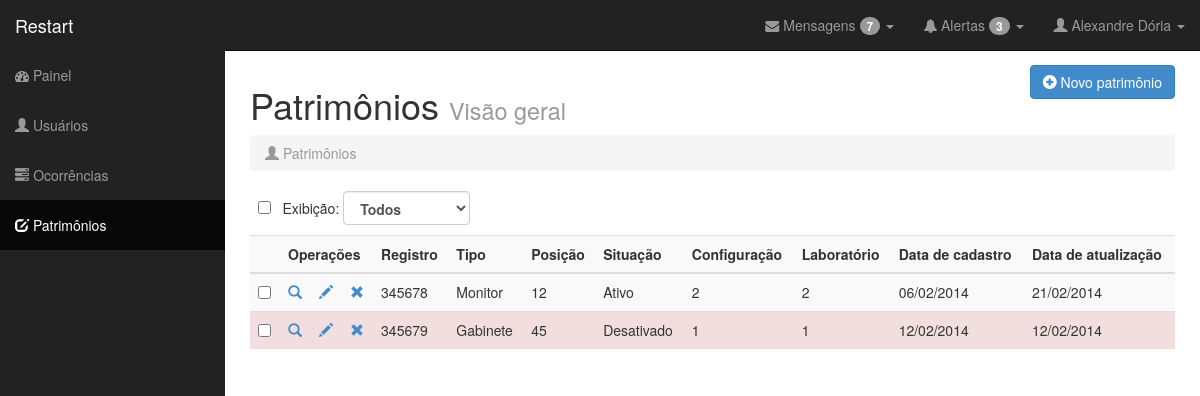
/patrimonios.php (signed in), run on the app's committed database.
### tables this page shows
CREATE TABLE IF NOT EXISTS `Patrimonio` (
  `num_patrimonio` INT NOT NULL AUTO_INCREMENT,
  `tipo` SMALLINT NOT NULL,
  `num_posicionamento` INT NOT NULL,
  `situacao` SMALLINT NOT NULL,
  `data_cadastro` DATE NOT NULL,
  `data_atualizacao` DATE NULL,
  `Laboratorio_id` INT NOT NULL,
  `Configuracao_id` INT NOT NULL,
  PRIMARY KEY (`num_patrimonio`),
  INDEX `fk_Patrimonio_Laboratorio1_idx` (`Laboratorio_id` ASC),
  INDEX `fk_Patrimonio_Configuracao1_idx` (`Configuracao_id` ASC),
  CONSTRAINT `fk_Patrimonio_Laboratorio1`
    FOREIGN KEY (`Laboratorio_id`)
    REFERENCES `Laboratorio` (`id`)
    ON DELETE NO ACTION
    ON UPDATE NO ACTION,
  CONSTRAINT `fk_Patrimonio_Configuracao1`
    FOREIGN KEY (`Configuracao_id`)
    REFERENCES `Configuracao` (`id`)
    ON DELETE NO ACTION
    ON UPDATE NO ACTION);

### classes/db.class.php (called while the page is built)
<?php
	class DB{
		var $serverDB	= 'localhost';
		var $tabelaDB	= 'restart';
		var $userDB		= 'root';
		var $senhaDB	= '';
		function conectaDB(){
			$db = new mysqli($this->serverDB, $this->userDB, $this->senhaDB, $this->tabelaDB);
			if ($db->connect_errno) {
				return false;
				die($db->connect_error);
			}
			else {
				$db->set_charset("utf8");
				return $db;
			}
		}
	}
?>

### classes/patrimonio.class.php (called while the page is built, shortened)
<?php
require_once 'db.class.php';
class Patrimonio extends DB {
	private $db;
	public function __construct(){
		$this->db = parent::conectaDB();
	}
	public function listarPatrimonios() {
		if ($result	= $this->db->query("SELECT * FROM patrimonio ORDER BY 'num_patrimonio'")) {
			if ($result->num_rows) {
				$rows				= $result->fetch_all(MYSQLI_ASSOC);
				$count				= $this->db->query("SELECT COUNT(num_patrimonio) FROM Patrimonio");
				return $rows;
			}
			else return 'Nenhum Configuracao foi encontrado.';
		}
		else return ($this->db->error);
	}
}

### patrimonios.php (the view, shortened to what this page needs)
<?php
  $pageTitle  = "Patrimônios &middot; Visão Geral";
  include 'nucleo/cabecario.php';
  include 'classes/patrimonio.class.php';
?>
      <?php
        include("nucleo/barraLateral.php");
      ?>
      <div id="page-wrapper">
       <div class="row">
           <div class="col-lg-6">
              <h1>Patrimônios <small>Visão geral</small></h1>
            </div>
            <div class="col-lg-6" align="right">
              <a href="cadPatrimonio.php"><button type="button" class="btn btn-primary"><i class="glyphicon glyphicon-plus-sign"></i> Novo patrimônio</button></a>
            </div>
       </div>
        <div class="row">
          <div class="col-lg-12">
            <ol class="breadcrumb">
               <li class="active"><i class="glyphicon glyphicon-user"></i> Patrimônios</li>
            </ol>
          </div>
        </div>
       <div class="row">
          <div class="col-lg-12">
            <table>
              <tr>
                <td>
                  &nbsp;&nbsp;<input type='checkbox' id="toggle" onClick="toggle(this)">&nbsp;&nbsp;&nbsp;Exibição:&nbsp;
                </td>
                <td>
                  <select style="font-weight:bold"  class="form-control">
                    <option value="todos">Todos</option>
                  </select>
                </td>
                <td>
                </td>
              </tr>
            </table>
            <div class="table-responsive">
              <table id="" class="table table-striped table-hover">
                <p>
                <tr>
                  <th></th>
                  <th colspan="3">Operações</th>
                  <th>Registro</th>
                  <th>Tipo</th>
                  <th>Posição</th>
                  <th>Situação</th>
                  <th>Configuração</th>
                  <th>Laboratório</th>
                  <th>Data de cadastro</th>
                  <th>Data de atualização</th>
                </tr>
                <tbody>
                  <?php
                    $listaPatrimonio    = new Patrimonio;
                    $result     = $listaPatrimonio->listarPatrimonios();
                    if (is_array($result)) {
                      foreach ($result as $row) {
                        if ($row['tipo'] == 1){
                          $tipo = "Monitor";
                        } if ( $row['tipo'] == 2){
                          $tipo = "Gabinete";
                        }
                        if ($row['situacao'] == '1'){
                          $situacao = "Ativo";
                        } if ( $row['situacao'] == '2'){
                          $situacao = "Desativado";
                        }
                        if($row['situacao'] == 2){echo "<tr id='fooTr'class='danger'>";} else echo "<tr id='fooTr'>";
                        echo "
                            <td ><input type='checkbox'   name='foo' value='".$row['num_patrimonio']."'></td>
                            <td>
                              <a title='Ver patrimônio' data-toggle='modal' data-id='".$row['num_patrimonio']."' href='#modal_verPatrimonio' class='abre-verModal'>
                                 <i class='glyphicon glyphicon-search'></i>
                               </a>
                            </td>
                            <td>
                              <a title='Editar patrimônio' data-toggle='modal' data-id='".$row['num_patrimonio']."' href='#modal_editPatrimonio' class='abre-editarModal'>
                                 <i class='glyphicon glyphicon-pencil'></i>
                               </a>
                            </td>
                            <td>
                              <a title='Excluir patrimônio' data-toggle='modal' data-id='".$row['num_patrimonio']."' href='#modal_excPatrimonio' class='abre-excluirModal'>
                                 <i class='glyphicon glyphicon-remove'></i>
                               </a>
                            </td>
                            <td>" . $row['num_patrimonio'] . "</td>
                            <td>" . $tipo . "</td>
                            <td>" . $row['num_posicionamento'] . "</td>
                            <td>" . $situacao . "</td>
                            <td>" . $row['Configuracao_id'] . "</td>
                            <td>" . $row['Laboratorio_id'] . "</td>
                            <td>"; if ($row['data_cadastro']===null){echo "";} else {echo date('d/m/Y', strtotime($row['data_cadastro']));} echo "</td>
                            <td>"; if ($row['data_atualizacao']===null){echo date('d/m/Y', strtotime($row['data_cadastro']));} else {echo date('d/m/Y', strtotime($row['data_atualizacao']));} echo "</td>
                          </tr>";
                      }
                    } else echo
                        " <tr>
                            <td></td>
                            <td>". $result."</td>
                            <td></td>
                            <td></td>
                            <td></td>
                            <td></td>
                            <td></td>
                            <td></td>
                            <td></td>
                          </tr>";
                  ?>
                </tbody>
            </table></div>
          </div>
        </div>
</div>
      </div>
  </body>
</html>

### nucleo/cabecario.php (shortened to what this page needs)
<!DOCTYPE html>
<html lang="PT-BR">
	<head>
		<link href="css/bootstrap.css" rel="stylesheet">
    	<link href="css/sb-admin.css" rel="stylesheet">
    	<link rel="stylesheet" href="font-awesome/css/font-awesome.min.css">
    	<link rel="stylesheet" href="http://cdn.oesmith.co.uk/morris-0.4.3.min.css">
    	<link href="css/sb-admin.css" rel="stylesheet">
	</head>
    <body>
  <div id="wrapper">

### nucleo/barraLateral.php (shortened to what this page needs)
<nav class="navbar navbar-inverse navbar-fixed-top" role="navigation">
        <div class="navbar-header">
          <a class="navbar-brand" href="painel.php">Restart </a>
        </div>
        <div class="collapse navbar-collapse navbar-ex1-collapse">
          <ul class="nav navbar-nav side-nav">
             <li <?php if ($pageTitle == "Restart") echo "class='active'"; ?>><a href="painel.php"><i class="fa fa-dashboard"></i> Painel</a></li>
              <?php
                if ($_SESSION['tipo_usuario'] == 1) {
                  echo ((($pageTitle == "Cadastrar usuário") || ($pageTitle == "Usuários &middot; Visão Geral")) ? "<li class='active'>" : "<li>");
                  echo "<a href='usuarios.php'><i class='glyphicon glyphicon-user'></i> Usuários</a></li>";
                }
              ?>
             <li <?php if (($pageTitle == "Ocorrências") || ($pageTitle == "Ocorrências &middot; Visão Geral")) echo "class='active'"; ?>><a href="ocorrencias.php"><i class="glyphicon glyphicon-tasks"></i> Ocorrências</a></li>
             <?php
                if (($_SESSION['tipo_usuario'] == 1) ||($_SESSION['tipo_usuario'] == 2)) {
                 echo ((($pageTitle == "Patrimônios &middot; Visão Geral") || ($pageTitle == "Cadastrar patrimônio")) ? "<li class='active'>" : "<li>");
                  echo "<a href='patrimonios.php'><i class='glyphicon glyphicon-edit'></i> Patrimônios</a></li>";
                }
              ?>
          </ul>
          <ul class="nav navbar-nav navbar-right navbar-user">
            <li class="dropdown messages-dropdown">
              <a href="#" class="dropdown-toggle" data-toggle="dropdown"><i class="fa fa-envelope"></i> Mensagens <span class="badge">7</span> <b class="caret"></b></a>
            </li>
            <li class="dropdown alerts-dropdown">
              <a href="#" class="dropdown-toggle" data-toggle="dropdown"><i class="fa fa-bell"></i> Alertas <span class="badge">3</span> <b class="caret"></b></a>
            </li>
            <li class="dropdown user-dropdown">
              <a href="#" class="dropdown-toggle" data-toggle="dropdown"><i class="glyphicon glyphicon-user"></i> <?php echo $_SESSION['nome']." "; if(isset($_SESSION['sobrenome'])){echo $_SESSION['sobrenome'];} ?> <b class="caret"></b></a>
            </li>
          </ul>
        </div>
      </nav>

### css/sb-admin.css (style rules this page uses)
body { margin-top: 50px; }
#wrapper { padding-left: 0; }
#page-wrapper { width: 100%; padding: 5px 15px; }
@media (min-width:768px) { #wrapper { padding-left: 225px; } }
@media (min-width:768px) { #page-wrapper { padding: 15px 25px; } }
@media (min-width:768px) { .side-nav { margin-left: -225px; left: 225px; width: 225px; position: fixed; top: 50px; height: 100%; border-radius: 0; border: none; background-color: #222222; overflow-y: auto; } }
@media (min-width:768px) { .side-nav>li>a { width: 225px; } }
@media (min-width:768px) { .navbar-collapse { padding-left: 15px !important; padding-right: 15px !important; } }

### data on the page
patrimonio: num_patrimonio "345678", tipo "Monitor", num_posicionamento "12", situacao "Ativo", Configuracao "2", Laboratorio "2", data_cadastro "06/02/2014", data_atualizacao "21/02/2014"
patrimonio: num_patrimonio "345679", tipo "Gabinete", num_posicionamento "45", situacao "Desativado", Configuracao "1", Laboratorio "1", data_cadastro "12/02/2014"

### other printed values
$_SESSION['nome'] "Alexandre"
$_SESSION['sobrenome'] "Dória"
